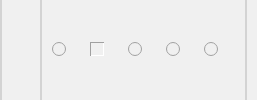
             <widget class="QWidget" name="widget_toolbar_2" native="true">
              <property name="sizePolicy">
               <sizepolicy hsizetype="Minimum" vsizetype="Maximum">
                <horstretch>0</horstretch>
                <verstretch>0</verstretch>
               </sizepolicy>
              </property>
              <property name="contextMenuPolicy">
               <enum>Qt::DefaultContextMenu</enum>
              </property>
              <property name="layoutDirection">
               <enum>Qt::LeftToRight</enum>
              </property>
              <property name="styleSheet">
               <string notr="true">QWidget{
background-color: rgb(240, 240, 240);
color: rgb(0, 0, 0);
	font-size: none;
text-align:bottom;
}

/* /////////////////////////////////////////////////////////////////////////////////////////////////
QPushButton */
/*Стандартное состояние для кнопки*/
QPushButton {
	border: none;		/* задает границу элемента */
} 

/* срабатывает, когда пользователь наводит на элемент мышью */
QPushButton:hover {
	border: none;												/* без границ */

	border-right:1px solid rgb(160, 160, 160);	/* С правой красной раницей */
	border-bottom:1px solid rgb(160, 160, 160);

	border-left:1px solid rgb(255, 255, 255);	/* С правой красной раницей */
	border-top:1px solid rgb(255, 255, 255);
}


/* срабатывает, при нажатии*/
QPushButton:pressed      {
	border: none;												/* без границ */

	border-left:1px solid rgb(160, 160, 160);	/* С правой красной раницей */
	border-top:1px solid rgb(160, 160, 160);

	border-right:1px solid rgb(255, 255, 255);	/* С правой красной раницей */
	border-bottom:1px solid rgb(255, 255, 255);
}/* Состояние - не выбран*/
QPushButton {
	/* Выбор картинки*/
	image: url(:/expand2/resource/expand_2/up_black_24dp.svg);
	image: url(:/expand/resource/expand/up_black_36dp.svg);

}


/* Состояние -  выбран*/
QPushButton:checked {
	/* Выбор картинки*/
	image: url(:/expand2/resource/expand_2/down_black_36dp.svg);
	image: url(:/expand/resource/expand/down_black_36dp.svg);

}
/* ///////////////////////////////////////////////////////////////////////////////////////////////// */
</string>
              </property>
              <property name="locale">
               <locale language="Russian" country="Russia"/>
              </property>
              <layout class="QHBoxLayout" name="layout_toolbar_2" stretch="0,0,0">
               <property name="spacing">
                <number>5</number>
               </property>
               <property name="sizeConstraint">
                <enum>QLayout::SetDefaultConstraint</enum>
               </property>
               <property name="leftMargin">
                <number>0</number>
               </property>
               <property name="topMargin">
                <number>0</number>
               </property>
               <property name="rightMargin">
                <number>5</number>
               </property>
               <property name="bottomMargin">
                <number>0</number>
               </property>
               <item>
                <widget class="QWidget" name="widget_graphic_view_2" native="true">
                 <property name="sizePolicy">
                  <sizepolicy hsizetype="Maximum" vsizetype="Preferred">
                   <horstretch>0</horstretch>
                   <verstretch>0</verstretch>
                  </sizepolicy>
                 </property>
                 <property name="styleSheet">
                  <string notr="true">.QWidget{
	border: none;												/* без границ */
	border-left:2px solid rgb(211, 211, 211);;	/* С правой красной раницей */
	border-right:2px solid rgb(211, 211, 211);;	/* С правой красной раницей */
}</string>
                 </property>
                 <layout class="QHBoxLayout" name="layout_graphic_view_2">
                  <property name="spacing">
                   <number>5</number>
                  </property>
                  <property name="leftMargin">
                   <number>5</number>
                  </property>
                  <property name="topMargin">
                   <number>0</number>
                  </property>
                  <property name="rightMargin">
                   <number>5</number>
                  </property>
                  <property name="bottomMargin">
                   <number>0</number>
                  </property>
                  <item>
                   <widget class="QPushButton" name="pushButton_graphic_view_2">
                    <property name="minimumSize">
                     <size>
                      <width>32</width>
                      <height>32</height>
                     </size>
                    </property>
                    <property name="maximumSize">
                     <size>
                      <width>32</width>
                      <height>32</height>
                     </size>
                    </property>
                    <property name="cursor">
                     <cursorShape>PointingHandCursor</cursorShape>
                    </property>
                    <property name="text">
                     <string/>
                    </property>
                    <property name="iconSize">
                     <size>
                      <width>32</width>
                      <height>32</height>
                     </size>
                    </property>
                    <property name="checkable">
                     <bool>true</bool>
                    </property>
                    <property name="checked">
                     <bool>true</bool>
                    </property>
                   </widget>
                  </item>
                 </layout>
                </widget>
               </item>
               <item>
                <widget class="QWidget" name="widget_select_graphic_2" native="true">
                 <property name="styleSheet">
                  <string notr="true">.QWidget{
	border: none;												/* без границ */

	border-right:2px solid rgb(211, 211, 211);;	/* С правой красной раницей */
}</string>
                 </property>
                 <layout class="QHBoxLayout" name="layout_select_graphic_2">
                  <property name="spacing">
                   <number>5</number>
                  </property>
                  <property name="leftMargin">
                   <number>5</number>
                  </property>
                  <property name="topMargin">
                   <number>0</number>
                  </property>
                  <property name="rightMargin">
                   <number>10</number>
                  </property>
                  <property name="bottomMargin">
                   <number>0</number>
                  </property>
                  <item>
                   <widget class="QRadioButton" name="radioButton_data_graph_2">
                    <property name="sizePolicy">
                     <sizepolicy hsizetype="Minimum" vsizetype="Fixed">
                      <horstretch>0</horstretch>
                      <verstretch>0</verstretch>
                     </sizepolicy>
                    </property>
                    <property name="minimumSize">
                     <size>
                      <width>33</width>
                      <height>33</height>
                     </size>
                    </property>
                    <property name="maximumSize">
                     <size>
                      <width>33</width>
                      <height>33</height>
                     </size>
                    </property>
                    <property name="cursor">
                     <cursorShape>PointingHandCursor</cursorShape>
                    </property>
                    <property name="styleSheet">
                     <string notr="true">/* /////////////////////////////////////////////////////////////////////////////////////////////////
RadioButton */
QRadioButton::indicator {

	image: url(:/menu_black/resource/menu_titles_black/menu_data_black_36dp.svg);

	background-color: rgb(240, 240, 240);
    border:none;
	border-radius: 0px;
	width: 31px;
	height: 31px;
}
QRadioButton::indicator:hover {
	border: none;												/* без границ */

	border-right:1px solid rgb(160, 160, 160);	/* С правой красной раницей */
	border-bottom:1px solid rgb(160, 160, 160);

	border-left:1px solid rgb(255, 255, 255);	/* С правой красной раницей */
	border-top:1px solid rgb(255, 255, 255);
}
QRadioButton::indicator:checked {
	border: none;												/* без границ */

	border-left:1px solid rgb(160, 160, 160);	/* С правой красной раницей */
	border-top:1px solid rgb(160, 160, 160);

	border-right:1px solid rgb(255, 255, 255);	/* С правой красной раницей */
	border-bottom:1px solid rgb(255, 255, 255);

}

/* ///////////////////////////////////////////////////////////////////////////////////////////////// */</string>
                    </property>
                    <property name="text">
                     <string/>
                    </property>
                    <property name="iconSize">
                     <size>
                      <width>20</width>
                      <height>20</height>
                     </size>
                    </property>
                    <property name="checked">
                     <bool>false</bool>
                    </property>
                    <property name="autoRepeat">
                     <bool>false</bool>
                    </property>
                   </widget>
                  </item>
                  <item>
                   <widget class="QRadioButton" name="radioButton_correlation_graph_2">
                    <property name="sizePolicy">
                     <sizepolicy hsizetype="Minimum" vsizetype="Fixed">
                      <horstretch>0</horstretch>
                      <verstretch>0</verstretch>
                     </sizepolicy>
                    </property>
                    <property name="minimumSize">
                     <size>
                      <width>33</width>
                      <height>33</height>
                     </size>
                    </property>
                    <property name="maximumSize">
                     <size>
                      <width>33</width>
                      <height>33</height>
                     </size>
                    </property>
                    <property name="cursor">
                     <cursorShape>PointingHandCursor</cursorShape>
                    </property>
                    <property name="styleSheet">
                     <string notr="true">/* /////////////////////////////////////////////////////////////////////////////////////////////////
RadioButton */
QRadioButton::indicator {
	image: url(:/menu_black/resource/menu_titles_black/menu_correlation_black_36dp.svg);
	background-color: rgb(240, 240, 240);
    border:none;
	border-radius: 0px;
	width: 31px;
	height: 31px;
}
QRadioButton::indicator:hover {
	border: none;												/* без границ */

	border-right:1px solid rgb(160, 160, 160);	/* С правой красной раницей */
	border-bottom:1px solid rgb(160, 160, 160);

	border-left:1px solid rgb(255, 255, 255);	/* С правой красной раницей */
	border-top:1px solid rgb(255, 255, 255);
}
QRadioButton::indicator:checked {
	border: none;												/* без границ */

	border-left:1px solid rgb(160, 160, 160);	/* С правой красной раницей */
	border-top:1px solid rgb(160, 160, 160);

	border-right:1px solid rgb(255, 255, 255);	/* С правой красной раницей */
	border-bottom:1px solid rgb(255, 255, 255);

}

/* ///////////////////////////////////////////////////////////////////////////////////////////////// */</string>
                    </property>
                    <property name="text">
                     <string/>
                    </property>
                    <property name="iconSize">
                     <size>
                      <width>20</width>
                      <height>20</height>
                     </size>
                    </property>
                    <property name="checked">
                     <bool>true</bool>
                    </property>
                    <property name="autoRepeat">
                     <bool>false</bool>
                    </property>
                   </widget>
                  </item>
                  <item>
                   <widget class="QRadioButton" name="radioButton_sigma_grapgh_2">
                    <property name="sizePolicy">
                     <sizepolicy hsizetype="Minimum" vsizetype="Fixed">
                      <horstretch>0</horstretch>
                      <verstretch>0</verstretch>
                     </sizepolicy>
                    </property>
                    <property name="minimumSize">
                     <size>
                      <width>33</width>
                      <height>33</height>
                     </size>
                    </property>
                    <property name="maximumSize">
                     <size>
                      <width>33</width>
                      <height>33</height>
                     </size>
                    </property>
                    <property name="cursor">
                     <cursorShape>PointingHandCursor</cursorShape>
                    </property>
                    <property name="styleSheet">
                     <string notr="true">/* /////////////////////////////////////////////////////////////////////////////////////////////////
RadioButton */
QRadioButton::indicator {
	
	image: url(:/menu_black/resource/menu_titles_black/sigma_black.svg);
	background-color: rgb(240, 240, 240);
    border:none;
	border-radius: 0px;
	width: 31px;
	height: 31px;
}
QRadioButton::indicator:hover {
	border: none;												/* без границ */

	border-right:1px solid rgb(160, 160, 160);	/* С правой красной раницей */
	border-bottom:1px solid rgb(160, 160, 160);

	border-left:1px solid rgb(255, 255, 255);	/* С правой красной раницей */
	border-top:1px solid rgb(255, 255, 255);
}
QRadioButton::indicator:checked {
	border: none;												/* без границ */

	border-left:1px solid rgb(160, 160, 160);	/* С правой красной раницей */
	border-top:1px solid rgb(160, 160, 160);

	border-right:1px solid rgb(255, 255, 255);	/* С правой красной раницей */
	border-bottom:1px solid rgb(255, 255, 255);

}

/* ///////////////////////////////////////////////////////////////////////////////////////////////// */</string>
                    </property>
                    <property name="text">
                     <string/>
                    </property>
                    <property name="iconSize">
                     <size>
                      <width>20</width>
                      <height>20</height>
                     </size>
                    </property>
                    <property name="checked">
                     <bool>false</bool>
                    </property>
                    <property name="autoRepeat">
                     <bool>false</bool>
                    </property>
                   </widget>
                  </item>
                  <item>
                   <widget class="QRadioButton" name="radioButton_noise_graph_2">
                    <property name="sizePolicy">
                     <sizepolicy hsizetype="Minimum" vsizetype="Fixed">
                      <horstretch>0</horstretch>
                      <verstretch>0</verstretch>
                     </sizepolicy>
                    </property>
                    <property name="minimumSize">
                     <size>
                      <width>33</width>
                      <height>33</height>
                     </size>
                    </property>
                    <property name="maximumSize">
                     <size>
                      <width>33</width>
                      <height>33</height>
                     </size>
                    </property>
                    <property name="cursor">
                     <cursorShape>PointingHandCursor</cursorShape>
                    </property>
                    <property name="styleSheet">
                     <string notr="true">/* /////////////////////////////////////////////////////////////////////////////////////////////////
RadioButton */
QRadioButton::indicator {
image: url(:/menu_black/resource/menu_titles_black/menu_noise_black_36dp.svg);
	background-color: rgb(240, 240, 240);
    border:none;
	border-radius: 0px;
	width: 31px;
	height: 31px;
}
QRadioButton::indicator:hover {
	border: none;												/* без границ */

	border-right:1px solid rgb(160, 160, 160);	/* С правой красной раницей */
	border-bottom:1px solid rgb(160, 160, 160);

	border-left:1px solid rgb(255, 255, 255);	/* С правой красной раницей */
	border-top:1px solid rgb(255, 255, 255);
}
QRadioButton::indicator:checked {
	border: none;												/* без границ */

	border-left:1px solid rgb(160, 160, 160);	/* С правой красной раницей */
	border-top:1px solid rgb(160, 160, 160);

	border-right:1px solid rgb(255, 255, 255);	/* С правой красной раницей */
	border-bottom:1px solid rgb(255, 255, 255);

}

/* ///////////////////////////////////////////////////////////////////////////////////////////////// */</string>
                    </property>
                    <property name="text">
                     <string/>
                    </property>
                    <property name="iconSize">
                     <size>
                      <width>20</width>
                      <height>20</height>
                     </size>
                    </property>
                    <property name="checked">
                     <bool>false</bool>
                    </property>
                    <property name="autoRepeat">
                     <bool>false</bool>
                    </property>
                   </widget>
                  </item>
                  <item>
                   <widget class="QRadioButton" name="radioButton_width_graph_2">
                    <property name="sizePolicy">
                     <sizepolicy hsizetype="Minimum" vsizetype="Fixed">
                      <horstretch>0</horstretch>
                      <verstretch>0</verstretch>
                     </sizepolicy>
                    </property>
                    <property name="minimumSize">
                     <size>
                      <width>33</width>
                      <height>33</height>
                     </size>
                    </property>
                    <property name="maximumSize">
                     <size>
                      <width>33</width>
                      <height>33</height>
                     </size>
                    </property>
                    <property name="cursor">
                     <cursorShape>PointingHandCursor</cursorShape>
                    </property>
                    <property name="styleSheet">
                     <string notr="true">/* /////////////////////////////////////////////////////////////////////////////////////////////////
RadioButton */
QRadioButton::indicator {
image: url(:/menu_black/resource/menu_titles_black/menu_width_black_36dp.svg);
	background-color: rgb(240, 240, 240);
    border:none;
	border-radius: 0px;
	width: 31px;
	height: 31px;
}
QRadioButton::indicator:hover {
	border: none;												/* без границ */

	border-right:1px solid rgb(160, 160, 160);	/* С правой красной раницей */
	border-bottom:1px solid rgb(160, 160, 160);

	border-left:1px solid rgb(255, 255, 255);	/* С правой красной раницей */
	border-top:1px solid rgb(255, 255, 255);
}
QRadioButton::indicator:checked {
	border: none;												/* без границ */

	border-left:1px solid rgb(160, 160, 160);	/* С правой красной раницей */
	border-top:1px solid rgb(160, 160, 160);

	border-right:1px solid rgb(255, 255, 255);	/* С правой красной раницей */
	border-bottom:1px solid rgb(255, 255, 255);

}

/* ///////////////////////////////////////////////////////////////////////////////////////////////// */</string>
                    </property>
                    <property name="text">
                     <string/>
                    </property>
                    <property name="iconSize">
                     <size>
                      <width>20</width>
                      <height>20</height>
                     </size>
                    </property>
                    <property name="checked">
                     <bool>false</bool>
                    </property>
                    <property name="autoRepeat">
                     <bool>false</bool>
                    </property>
                   </widget>
                  </item>
                 </layout>
                </widget>
               </item>
               <item>
                <widget class="QWidget" name="widget_toolbar_graphics_2" native="true">
                 <property name="sizePolicy">
                  <sizepolicy hsizetype="Minimum" vsizetype="Preferred">
                   <horstretch>0</horstretch>
                   <verstretch>0</verstretch>
                  </sizepolicy>
                 </property>
                 <layout class="QHBoxLayout" name="layout_toolbar_graphics_2">
                  <property name="spacing">
                   <number>0</number>
                  </property>
                  <property name="leftMargin">
                   <number>0</number>
                  </property>
                  <property name="topMargin">
                   <number>0</number>
                  </property>
                  <property name="rightMargin">
                   <number>0</number>
                  </property>
                  <property name="bottomMargin">
                   <number>0</number>
                  </property>
                 </layout>
                </widget>
               </item>
              </layout>
             </widget>
